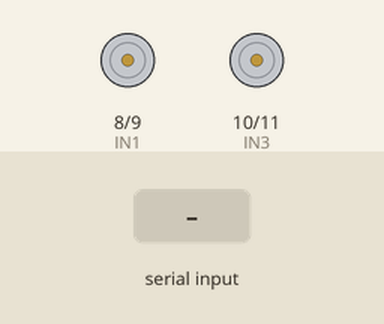
This sketch was run on a simulated Arduino Uno, built with avr-gcc and run on an emulated ATmega328P. Shown: motor-driver pin pairs drawn as motors (green arrow = first pin HIGH = forward, orange = second pin HIGH = backward, longer = more drive, scaled by the enable pin). Inputs (shaded band) come from the test bench.

Above: at 1.2 s.
1.3 s: "f" received over Serial
At 1.7 s:
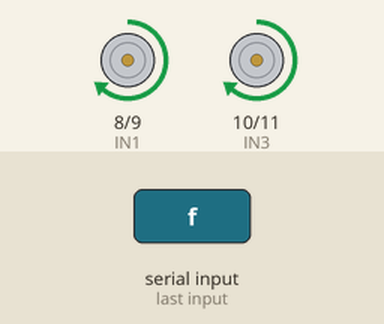
2.8 s: "b" received over Serial
At 4.0 s:
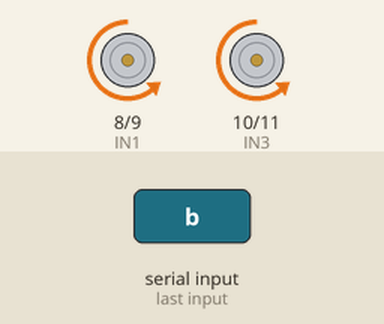
4.3 s: "l" received over Serial
At 5.2 s:
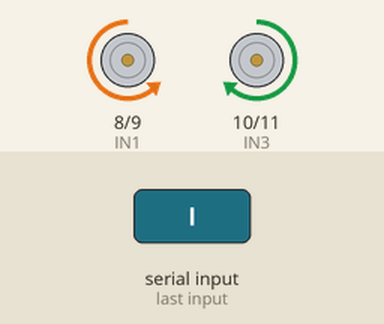
5.8 s: "r" received over Serial
At 6.4 s:
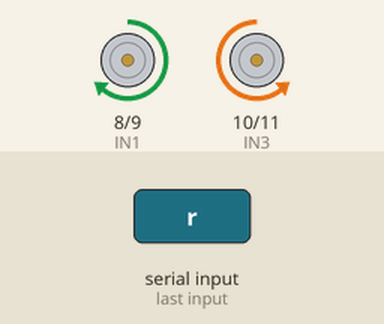
7.3 s: "s" received over Serial
At 8.7 s:
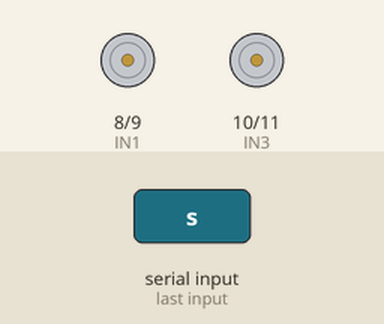
Timing chart, 0 to 9.8 s (numbered marks = the images above; inputs shaded):
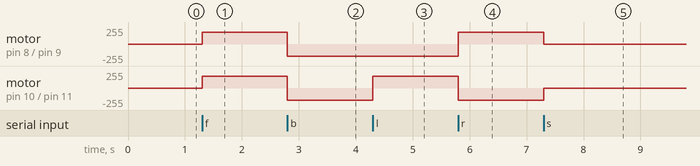

Measured:
- after the input at 1.3 s, motor on pin 8 (IN1) / pin 9 (IN2), motor on pin 10 (IN3) / pin 11 (IN4): stopped → forward 180/255 at once
- after the input at 2.8 s, motor on pin 8 (IN1) / pin 9 (IN2), motor on pin 10 (IN3) / pin 11 (IN4): forward 180/255 → backward 180/255 at once
- after the input at 4.3 s, motor on pin 10 (IN3) / pin 11 (IN4): backward 180/255 → forward 180/255 at once
- after the input at 5.8 s, motor on pin 8 (IN1) / pin 9 (IN2): backward 180/255 → forward 180/255 at once; motor on pin 10 (IN3) / pin 11 (IN4): forward 180/255 → backward 180/255 at once
- after the input at 7.3 s, motor on pin 8 (IN1) / pin 9 (IN2): forward 180/255 → stopped at once; motor on pin 10 (IN3) / pin 11 (IN4): backward 180/255 → stopped at once

The sketch:

robot_control.ino
```cpp
// Arduino Uno + L298N Robot Control

const int IN1 = 8;
const int IN2 = 9;
const int IN3 = 10;
const int IN4 = 11;
const int ENA = 5;
const int ENB = 6;

int speedVal = 180;

void setup() {
  pinMode(IN1, OUTPUT);
  pinMode(IN2, OUTPUT);
  pinMode(IN3, OUTPUT);
  pinMode(IN4, OUTPUT);
  pinMode(ENA, OUTPUT);
  pinMode(ENB, OUTPUT);

  Serial.begin(115200);

  analogWrite(ENA, speedVal);
  analogWrite(ENB, speedVal);
}

void forward() {
  digitalWrite(IN1, HIGH);
  digitalWrite(IN2, LOW);
  digitalWrite(IN3, HIGH);
  digitalWrite(IN4, LOW);
}

void backward() {
  digitalWrite(IN1, LOW);
  digitalWrite(IN2, HIGH);
  digitalWrite(IN3, LOW);
  digitalWrite(IN4, HIGH);
}

void left() {
  digitalWrite(IN1, LOW);
  digitalWrite(IN2, HIGH);
  digitalWrite(IN3, HIGH);
  digitalWrite(IN4, LOW);
}

void right() {
  digitalWrite(IN1, HIGH);
  digitalWrite(IN2, LOW);
  digitalWrite(IN3, LOW);
  digitalWrite(IN4, HIGH);
}

void stopMotor() {
  digitalWrite(IN1, LOW);
  digitalWrite(IN2, LOW);
  digitalWrite(IN3, LOW);
  digitalWrite(IN4, LOW);
}

void loop() {
  if (Serial.available()) {
    char cmd = Serial.read();

    switch (cmd) {
      case 'f': forward(); break;
      case 'b': backward(); break;
      case 'l': left(); break;
      case 'r': right(); break;
      case 's': stopMotor(); break;
    }
  }
}
```
